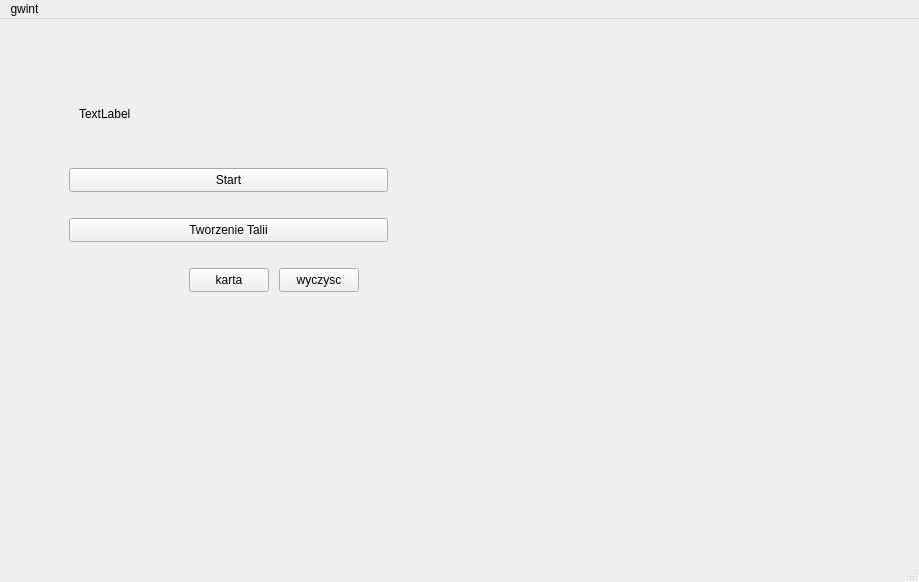
<?xml version="1.0" encoding="UTF-8"?>
<ui version="4.0">
 <class>MainWindow</class>
 <widget class="QMainWindow" name="MainWindow">
  <property name="geometry">
   <rect>
    <x>0</x>
    <y>0</y>
    <width>919</width>
    <height>582</height>
   </rect>
  </property>
  <property name="windowTitle">
   <string>MainWindow</string>
  </property>
  <widget class="QWidget" name="centralwidget">
   <layout class="QVBoxLayout" name="verticalLayout">
    <item>
     <widget class="QStackedWidget" name="stackedWidget">
      <property name="enabled">
       <bool>true</bool>
      </property>
      <property name="minimumSize">
       <size>
        <width>788</width>
        <height>0</height>
       </size>
      </property>
      <property name="focusPolicy">
       <enum>Qt::FocusPolicy::StrongFocus</enum>
      </property>
      <property name="styleSheet">
       <string notr="true"/>
      </property>
      <property name="currentIndex">
       <number>0</number>
      </property>
      <widget class="QWidget" name="menu">
       <property name="sizePolicy">
        <sizepolicy hsizetype="Expanding" vsizetype="Expanding">
         <horstretch>0</horstretch>
         <verstretch>0</verstretch>
        </sizepolicy>
       </property>
       <widget class="QLabel" name="label">
        <property name="geometry">
         <rect>
          <x>70</x>
          <y>50</y>
          <width>319</width>
          <height>71</height>
         </rect>
        </property>
        <property name="styleSheet">
         <string notr="true">border-image: url(:/plansza.jpg);</string>
        </property>
        <property name="text">
         <string>TextLabel</string>
        </property>
       </widget>
       <widget class="QPushButton" name="pushButton">
        <property name="geometry">
         <rect>
          <x>60</x>
          <y>140</y>
          <width>319</width>
          <height>24</height>
         </rect>
        </property>
        <property name="styleSheet">
         <string notr="true">border-image: url(:/plansza.jpg);</string>
        </property>
        <property name="text">
         <string>Start</string>
        </property>
       </widget>
       <widget class="QPushButton" name="pushButton_2">
        <property name="geometry">
         <rect>
          <x>60</x>
          <y>190</y>
          <width>319</width>
          <height>24</height>
         </rect>
        </property>
        <property name="text">
         <string>Tworzenie Talii</string>
        </property>
       </widget>
       <widget class="QPushButton" name="button_dobierz">
        <property name="geometry">
         <rect>
          <x>180</x>
          <y>240</y>
          <width>80</width>
          <height>24</height>
         </rect>
        </property>
        <property name="text">
         <string>karta</string>
        </property>
       </widget>
       <widget class="QWidget" name="horizontalLayoutWidget">
        <property name="geometry">
         <rect>
          <x>0</x>
          <y>320</y>
          <width>871</width>
          <height>191</height>
         </rect>
        </property>
        <layout class="QHBoxLayout" name="layout_reki"/>
       </widget>
       <widget class="QWidget" name="horizontalLayoutWidget_2">
        <property name="geometry">
         <rect>
          <x>410</x>
          <y>80</y>
          <width>461</width>
          <height>221</height>
         </rect>
        </property>
        <layout class="QHBoxLayout" name="layout_plansza_test"/>
       </widget>
       <widget class="QPushButton" name="wyczysc_button">
        <property name="geometry">
         <rect>
          <x>270</x>
          <y>240</y>
          <width>80</width>
          <height>24</height>
         </rect>
        </property>
        <property name="text">
         <string>wyczysc</string>
        </property>
       </widget>
      </widget>
      <widget class="QWidget" name="Plansza">
       <property name="autoFillBackground">
        <bool>false</bool>
       </property>
       <property name="styleSheet">
        <string notr="true">border-image: url(:/gwont_plansza_templatka.png);</string>
       </property>
      </widget>
     </widget>
    </item>
   </layout>
  </widget>
  <widget class="QMenuBar" name="menubar">
   <property name="geometry">
    <rect>
     <x>0</x>
     <y>0</y>
     <width>919</width>
     <height>21</height>
    </rect>
   </property>
   <widget class="QMenu" name="menugwint">
    <property name="title">
     <string>gwint</string>
    </property>
   </widget>
   <addaction name="menugwint"/>
  </widget>
  <widget class="QStatusBar" name="statusbar"/>
 </widget>
 <resources/>
 <connections/>
</ui>
